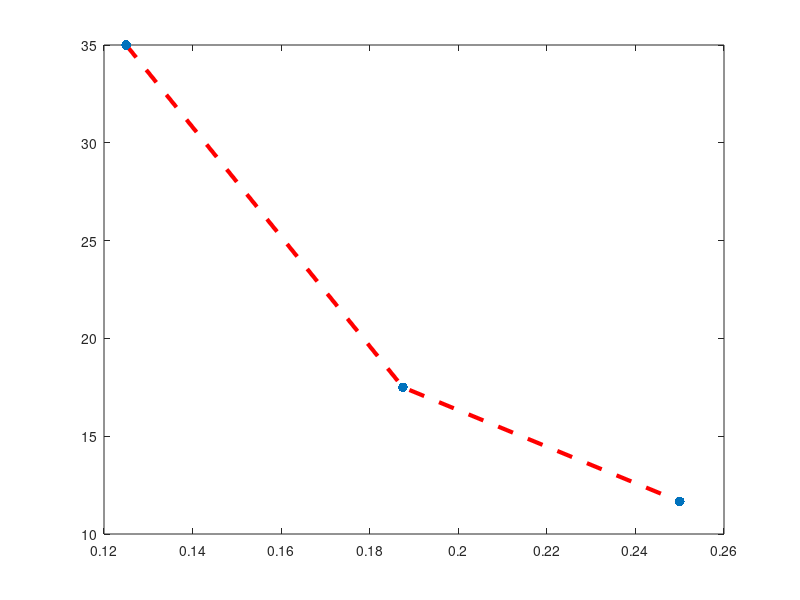

Write MATLAB code to recreate this figure. (Note: this script raises an error after producing the figure.)
clc;
clear all;
clear;

%% Variables 
% Torque 
T = 800;% in oz
% Angular Velocity 
Vang = 2; % rpm
% Length of link 1
L1 = 7;
% Length of link 2
L2 = 9;
% Length of link 3
L3 = 12;
% Space between the mount and motor
L4 = 10;
%Moment Arm 
Lc = 10; 
% Theta A
thetaA = 0;
% Theta B
thetaB = 0;
% Theta C
thetaC = 0;
% thickness
thick = [(1/8),(3/16),(1/4)]; %inches
t = 3/16; %inches 
% width
w = .51; %inches
% Elastic Modulus 
E = .363 * 10^6; % ksi
% Yield Stress
Sy = 8.7 ; %ksi
% Yield Strength 
Sys = 7.05 ; %ksi
% Diameter of hole
d = .31 ; % inches
% Max Force 
Fmax = 7; %lbs
% Force at initial contact with button 
Fmid = 0 ;
% Min Force 
Fmin = 0; 
%  Kt
Kt = 2.2;
% C
C = 1;

%% Under max Force (when longest bar is ~ at a right angle with the normal) 
%Ixx
I =(1/12)*(t*w^3)
% Axial Stress
Sax = (Fmax)./((w-d).*t);
% Stress Concentration
Sconc = (Kt*Fmax)/((w-d)*t);
% Buckling 
Fcrit = (C *(pi^2)*E*I)/(L1^2);

%% Analysis as theta changes 

% Force on crank 
Fc=(Fmid)/(sin(thetaB)+(tan(thetaA)*cos(thetaB)));
% Component of Reaction force at C in x direction
Cx = (Fmid*cos(thetaB))/((sin(thetaB)+(tan(thetaA)*cos(thetaB))));
% Component of Reaction force at C in y direction
Cy = (Fmid*sin(thetaB))/((sin(thetaB)+(tan(thetaA)*cos(thetaB))));
% Moment at C
M = (Fmid*Lc)/((sin(thetaB)+(tan(thetaA)*cos(thetaB))));
% Shear in crank 
Vc = (((Cy *sin(thetaC)*cos(thetaC))-(Cx*(cos(thetaC))^2))/((cos(thetaC)^2*sin(thetaC)+(sin(thetaC))^2)))+...
    (Cx/sin(thetaC));
% Tension in crank 
%Tc = ((Cy*sin(thetaC))-(Cx * cos(thetaC))/((cos(thetaC))^2+ sin(thetaC));

% Moment at C
Mc = Vc*Lc+Fc*Lc;

%% Optimize Geometry
%plotting axial stress


%Calculated Axial Stress Values 
axial_stress = [];

%Calculated Buckling Values 
buckling_stress = []; 

for t = 1:length(thick)
     axial_stress(t) = (Fmax)./((w-d).*t);
     buckling_stress(t) = (C *(pi^2)*E*(1/12)*(t*w^3))/(L1^2); 
end  

disp(axial_stress) 
disp(buckling_stress) 



%% Find Relationship Between Force and Theta





%% Plots 

plot(thick, axial_stress, "r--", "LineWidth", 3)
hold on
sz = 50 
s = scatter(thick, axial_stress, sz, "filled")
s.LineWidth = 0.6;
s.MarkerEdgeColor = 'b';
s.MarkerFaceColor = [0 0.5 0.5];
 
xlabel("Material Thickness, inches") 
ylabel("Calculated Axial Stress, psi") 
title("NASA Airlock Design - Axial Stress vs Material Thickness") 




